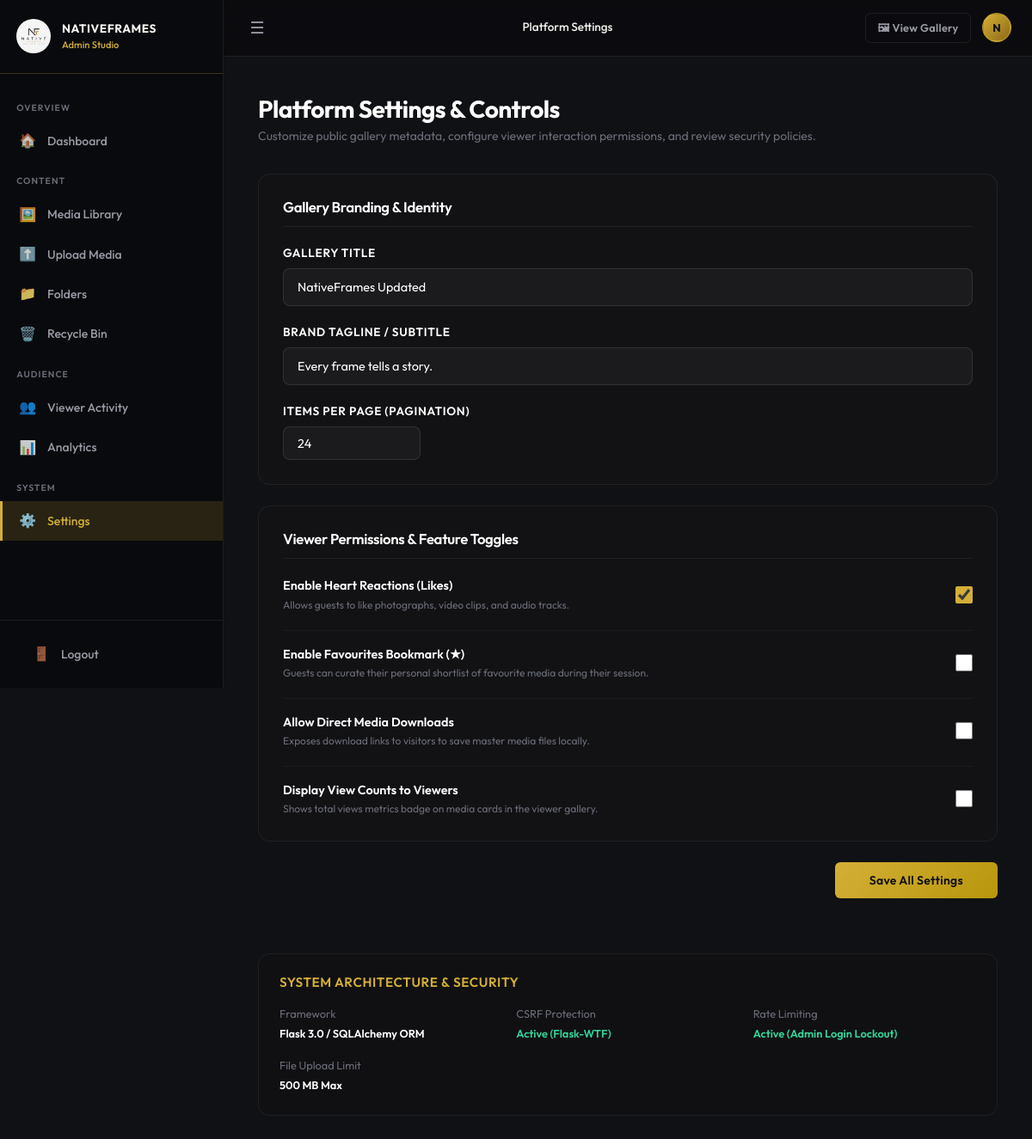
The app's page /admin/settings (signed in) with its own data.
### app/models.py (models this page shows, shortened)
class BaseModel(db.Model):
    __abstract__ = True

class Admin(BaseModel):
    __tablename__ = 'admins'
    id            = db.Column(db.Integer, primary_key=True)
    username      = db.Column(db.String(120), unique=True, nullable=False, index=True)
    password_hash = db.Column(db.String(256), nullable=False)
    display_name  = db.Column(db.String(150), nullable=True)
    created_at    = db.Column(db.DateTime, nullable=False, default=utcnow)
    last_login_at = db.Column(db.DateTime, nullable=True)
    audit_logs = db.relationship('AdminAuditLog', back_populates='admin', lazy='dynamic')

class AppSetting(BaseModel):
    __tablename__ = 'app_settings'
    key        = db.Column(db.String(80), primary_key=True)
    value      = db.Column(db.Text, nullable=True)
    updated_at = db.Column(db.DateTime, nullable=False, default=utcnow, onupdate=utcnow)

### app/admin/routes.py (the view, shortened to what this page needs)
@admin_bp.route('/settings', methods=['GET', 'POST'])
@admin_required
def settings():
    cfg = get_settings_dict()
    return render_template('admin/settings.html', cfg=cfg)

### app/utils.py (called while the page is built)
def admin_required(f):
    @wraps(f)
    def decorated(*args, **kwargs):
        if not session.get('admin_logged') or not session.get('admin_id'):
            return redirect(url_for('auth.admin_login', next=request.url))
        admin = Admin.query.get(session['admin_id'])
        if not admin:
            session.clear()
            return redirect(url_for('auth.admin_login'))
        g.admin = admin
        return f(*args, **kwargs)
    return decorated

def get_settings_dict() -> dict:
    return {s.key: s.value for s in AppSetting.query.all()}

### app/templates/admin/settings.html (shortened to what this page needs)
{% extends "base_admin.html" %}
{% block breadcrumb %}Platform Settings{% endblock %}
{% block content %}
<div style="max-width:860px; margin:0 auto; display:flex; flex-direction:column; gap:2rem;">
  <div>
    <h1 style="font-size:1.75rem; font-weight:700; color:#fff; margin:0 0 0.25rem;">
      Platform Settings & Controls
    </h1>
    <p style="color:var(--nf-text-dim); font-size:0.875rem; margin:0;">
      Customize public gallery metadata, configure viewer interaction permissions, and review security policies.
    </p>
  </div>
  <form method="POST" action="{{ url_for('admin.settings') }}">
    <div class="card" style="padding:1.75rem; background:#121215; border:1px solid rgba(255,255,255,0.06); border-radius:14px; margin-bottom:1.5rem;">
      <h3 style="font-size:1.05rem; font-weight:600; color:#fff; margin:0 0 1.25rem; border-bottom:1px solid rgba(255,255,255,0.06); padding-bottom:0.75rem;">
        Gallery Branding & Identity
      </h3>
      <div style="display:flex; flex-direction:column; gap:1.25rem;">
        <div>
          <label for="gallery_title" class="form-label" style="display:block; font-size:0.85rem; color:#fff; margin-bottom:0.4rem; font-weight:600;">
            Gallery Title
          </label>
          <input type="text"
                 name="gallery_title"
                 id="gallery_title"
                 value="{{ cfg.get('gallery_title', 'NativeFrames') }}"
                 class="form-control"
                 style="width:100%; background:rgba(255,255,255,0.04); border:1px solid rgba(255,255,255,0.1); color:#fff; border-radius:8px; padding:0.75rem 1rem;" />
        </div>
        <div>
          <label for="gallery_subtitle" class="form-label" style="display:block; font-size:0.85rem; color:#fff; margin-bottom:0.4rem; font-weight:600;">
            Brand Tagline / Subtitle
          </label>
          <input type="text"
                 name="gallery_subtitle"
                 id="gallery_subtitle"
                 value="{{ cfg.get('gallery_subtitle', 'Every frame tells a story.') }}"
                 class="form-control"
                 style="width:100%; background:rgba(255,255,255,0.04); border:1px solid rgba(255,255,255,0.1); color:#fff; border-radius:8px; padding:0.75rem 1rem;" />
        </div>
        <div>
          <label for="items_per_page" class="form-label" style="display:block; font-size:0.85rem; color:#fff; margin-bottom:0.4rem; font-weight:600;">
            Items Per Page (Pagination)
          </label>
          <input type="number"
                 name="items_per_page"
                 id="items_per_page"
                 min="6"
                 max="120"
                 value="{{ cfg.get('items_per_page', '24') }}"
                 class="form-control"
                 style="width:160px; background:rgba(255,255,255,0.04); border:1px solid rgba(255,255,255,0.1); color:#fff; border-radius:8px; padding:0.6rem 1rem;" />
        </div>
      </div>
    </div>
    <div class="card" style="padding:1.75rem; background:#121215; border:1px solid rgba(255,255,255,0.06); border-radius:14px; margin-bottom:1.5rem;">
      <h3 style="font-size:1.05rem; font-weight:600; color:#fff; margin:0 0 1.25rem; border-bottom:1px solid rgba(255,255,255,0.06); padding-bottom:0.75rem;">
        Viewer Permissions & Feature Toggles
      </h3>
      <div style="display:flex; flex-direction:column; gap:1.25rem;">
        <label style="display:flex; justify-content:space-between; align-items:center; cursor:pointer;">
          <div>
            <div style="font-size:0.9rem; font-weight:600; color:#fff;">Enable Heart Reactions (Likes)</div>
            <div style="font-size:0.75rem; color:var(--nf-text-dim);">Allows guests to like photographs, video clips, and audio tracks.</div>
          </div>
          <input type="checkbox" name="allow_likes" value="1" {% if cfg.get('allow_likes', '1') == '1' %}checked{% endif %} style="width:20px; height:20px; accent-color:var(--nf-gold);" />
        </label>
        <label style="display:flex; justify-content:space-between; align-items:center; cursor:pointer; border-top:1px solid rgba(255,255,255,0.04); padding-top:1rem;">
          <div>
            <div style="font-size:0.9rem; font-weight:600; color:#fff;">Enable Favourites Bookmark (★)</div>
            <div style="font-size:0.75rem; color:var(--nf-text-dim);">Guests can curate their personal shortlist of favourite media during their session.</div>
          </div>
          <input type="checkbox" name="allow_favourites" value="1" {% if cfg.get('allow_favourites', '1') == '1' %}checked{% endif %} style="width:20px; height:20px; accent-color:var(--nf-gold);" />
        </label>
        <label style="display:flex; justify-content:space-between; align-items:center; cursor:pointer; border-top:1px solid rgba(255,255,255,0.04); padding-top:1rem;">
          <div>
            <div style="font-size:0.9rem; font-weight:600; color:#fff;">Allow Direct Media Downloads</div>
            <div style="font-size:0.75rem; color:var(--nf-text-dim);">Exposes download links to visitors to save master media files locally.</div>
          </div>
          <input type="checkbox" name="allow_downloads" value="1" {% if cfg.get('allow_downloads', '0') == '1' %}checked{% endif %} style="width:20px; height:20px; accent-color:var(--nf-gold);" />
        </label>
        <label style="display:flex; justify-content:space-between; align-items:center; cursor:pointer; border-top:1px solid rgba(255,255,255,0.04); padding-top:1rem;">
          <div>
            <div style="font-size:0.9rem; font-weight:600; color:#fff;">Display View Counts to Viewers</div>
            <div style="font-size:0.75rem; color:var(--nf-text-dim);">Shows total views metrics badge on media cards in the viewer gallery.</div>
          </div>
          <input type="checkbox" name="show_view_counts" value="1" {% if cfg.get('show_view_counts', '1') == '1' %}checked{% endif %} style="width:20px; height:20px; accent-color:var(--nf-gold);" />
        </label>
      </div>
    </div>
    <div style="display:flex; justify-content:flex-end; gap:1rem; margin-bottom:2rem;">
      <button type="submit" class="btn btn-primary" style="padding:0.75rem 2.5rem;">
        Save All Settings
      </button>
    </div>
  </form>
  <div class="card" style="padding:1.5rem; background:#101013; border:1px solid rgba(255,255,255,0.06); border-radius:14px;">
    <h3 style="font-size:0.95rem; font-weight:600; color:var(--nf-gold); margin:0 0 1rem; text-transform:uppercase; letter-spacing:0.04em;">
      System Architecture & Security
    </h3>
    <div style="display:grid; grid-template-columns:repeat(auto-fit, minmax(200px, 1fr)); gap:1rem; font-size:0.8rem; color:var(--nf-text-dim);">
      <div>
        <span style="display:block; margin-bottom:0.2rem;">Framework</span>
        <span style="color:#fff; font-weight:600;">Flask 3.0 / SQLAlchemy ORM</span>
      </div>
      <div>
        <span style="display:block; margin-bottom:0.2rem;">CSRF Protection</span>
        <span style="color:#34d399; font-weight:600;">Active (Flask-WTF)</span>
      </div>
      <div>
        <span style="display:block; margin-bottom:0.2rem;">Rate Limiting</span>
        <span style="color:#34d399; font-weight:600;">Active (Admin Login Lockout)</span>
      </div>
      <div>
        <span style="display:block; margin-bottom:0.2rem;">File Upload Limit</span>
        <span style="color:#fff; font-weight:600;">500 MB Max</span>
      </div>
    </div>
  </div>
</div>
{% endblock %}

### app/templates/base_admin.html (shortened to what this page needs)
<!DOCTYPE html>
<html lang="en">
<head>
  <link rel="stylesheet" href="{{ url_for('static', filename='css/main.css') }}" />
</head>
<body>
<div class="admin-wrapper">
  <aside class="nf-sidebar" id="nf-sidebar" role="navigation" aria-label="Admin navigation">
    <div class="sidebar-brand">
      <img src="{{ url_for('static', filename='images/nativeframes-logo.jpg') }}" alt="NativeFrames" />
      <div class="sidebar-brand-text">
        <div class="sidebar-brand-name">NativeFrames</div>
        <div class="sidebar-brand-sub">Admin Studio</div>
      </div>
    </div>
    <nav class="sidebar-nav">
      <div class="nav-section-label">Overview</div>
      <a href="{{ url_for('admin.dashboard') }}"
         class="nav-item {% if request.endpoint == 'admin.dashboard' %}active{% endif %}">
        <span class="icon">🏠</span> Dashboard
      </a>
      <div class="nav-section-label">Content</div>
      <a href="{{ url_for('admin.media_library') }}"
         class="nav-item {% if request.endpoint in ('admin.media_library','admin.edit_media') %}active{% endif %}">
        <span class="icon">🖼️</span> Media Library
      </a>
      <a href="{{ url_for('admin.upload_media') }}"
         class="nav-item {% if request.endpoint == 'admin.upload_media' %}active{% endif %}">
        <span class="icon">⬆️</span> Upload Media
      </a>
      <a href="{{ url_for('admin.folders') }}"
         class="nav-item {% if request.endpoint in ('admin.folders','admin.create_folder','admin.edit_folder') %}active{% endif %}">
        <span class="icon">📁</span> Folders
      </a>
      <a href="{{ url_for('admin.trash') }}"
         class="nav-item {% if request.endpoint == 'admin.trash' %}active{% endif %}">
        <span class="icon">🗑️</span> Recycle Bin
      </a>
      <div class="nav-section-label">Audience</div>
      <a href="{{ url_for('admin.viewers') }}"
         class="nav-item {% if request.endpoint in ('admin.viewers','admin.viewer_events') %}active{% endif %}">
        <span class="icon">👥</span> Viewer Activity
      </a>
      <a href="{{ url_for('admin.analytics') }}"
         class="nav-item {% if request.endpoint == 'admin.analytics' %}active{% endif %}">
        <span class="icon">📊</span> Analytics
      </a>
      <div class="nav-section-label">System</div>
      <a href="{{ url_for('admin.settings') }}"
         class="nav-item {% if request.endpoint == 'admin.settings' %}active{% endif %}">
        <span class="icon">⚙️</span> Settings
      </a>
    </nav>
    <div class="sidebar-footer">
      <a href="{{ url_for('auth.admin_logout') }}" class="nav-item hover-gold">
        <span class="icon">🚪</span> Logout
      </a>
    </div>
  </aside>
  <main class="admin-main" id="admin-main">
    <header class="admin-topbar">
      <button class="sidebar-toggle" id="sidebar-toggle" aria-label="Toggle sidebar">
        ☰
      </button>
      <div class="topbar-breadcrumb">
        <span>{% block breadcrumb %}Dashboard{% endblock %}</span>
      </div>
      <div class="topbar-actions">
        <a href="{{ url_for('gallery.index') }}" class="btn btn-ghost btn-sm" target="_blank" title="View Gallery">
          🖼 View Gallery
        </a>
        <div class="admin-avatar" title="{{ g.admin.username if g.admin else 'Admin' }}">
          {{ (g.admin.username[0]|upper) if g.admin else 'A' }}
        </div>
      </div>
    </header>
    <div style="padding: .75rem 1.5rem 0;">
    </div>
    <div class="admin-content">
      {% block content %}{% endblock %}
    </div>
  </main>
</div>
</body>
</html>

### records on screen
Admin: username "N"
AppSetting: gallery_title "NativeFrames Updated"
AppSetting: gallery_subtitle "Every frame tells a story."
AppSetting: items_per_page "24"
